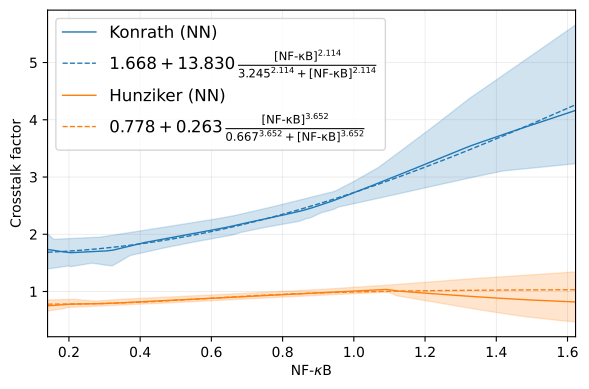

Reproduce this figure in Python.
from pathlib import Path
import numpy as np
import matplotlib.pyplot as plt
import pandas as pd

SCRIPT_DIR   = Path(__file__).resolve().parent
project_root = Path(__file__).resolve().parents[4]
code_root    = project_root / "code"
exp_root     = code_root / "experiments"

RUNS = {
    "hunziker": exp_root / "ude_hunziker2010_uncertainty_2026-01-20_181050",
    "konrath":  exp_root / "ude_konrath2020_uncertainty_2026-01-20_100950",
}

DATASET_LABELS  = {"hunziker": "Hunziker", "konrath": "Konrath"}
CROSSTALK_COLOR = {"hunziker": "C1", "konrath": "C0"}

# Hill regression best equations from hill_regression_multi_results.txt
HILL_FUNCS = {
    "hunziker": (
        r"$0.778 + 0.263\,\frac{[\mathrm{NF\text{-}\kappa B}]^{3.652}}{0.667^{3.652}+[\mathrm{NF\text{-}\kappa B}]^{3.652}}$",
        lambda x: 0.7779 + 0.2632 * (x**3.6521) / (0.6674**3.6521 + x**3.6521),
    ),
    "konrath": (
        r"$1.668 + 13.830\,\frac{[\mathrm{NF\text{-}\kappa B}]^{2.114}}{3.245^{2.114}+[\mathrm{NF\text{-}\kappa B}]^{2.114}}$",
        lambda x: 1.6676 + 13.8303 * (x**2.1140) / (3.2452**2.1140 + x**2.1140),
    ),
}

grid_keywords = {"ls": "-", "alpha": 0.1, "lw": 0.5, "c": "k"}


def load_crosstalk(exp_dir: Path, n_grid: int = 500):
    seed_dfs = []
    for csv in sorted(exp_dir.glob("run_seed_*/learned_crosstalk_factor_values.csv")):
        try:
            df = pd.read_csv(csv).sort_values("nfkb_flat")
            seed_dfs.append(df)
        except Exception:
            continue
    if not seed_dfs:
        return None, None
    x_min = min(d["nfkb_flat"].min() for d in seed_dfs)
    x_max = max(d["nfkb_flat"].max() for d in seed_dfs)
    x_grid = np.linspace(x_min, x_max, n_grid)
    ys = np.stack([
        np.interp(x_grid, d["nfkb_flat"].values, d["pred_synth_factor"].values)
        for d in seed_dfs
    ])
    return x_grid, ys


def plot_band(ax, x, data, color, ls, label, alpha=0.20):
    mean = data.mean(axis=0)
    lo   = np.percentile(data, 5,  axis=0)
    hi   = np.percentile(data, 95, axis=0)
    ax.plot(x, mean, color=color, ls=ls, lw=1, label=label)
    ax.fill_between(x, lo, hi, color=color, alpha=alpha)


fig, ax = plt.subplots(figsize=(6, 4))

for dataset in ["konrath", "hunziker"]:
    x_grid, ys = load_crosstalk(RUNS[dataset])
    if x_grid is None:
        continue
    color = CROSSTALK_COLOR[dataset]
    label = DATASET_LABELS[dataset]
    plot_band(ax, x_grid, ys, color=color, ls="-", label=f"{label} (NN)")
    hill_label, hill_fn = HILL_FUNCS[dataset]
    ax.plot(x_grid, hill_fn(x_grid), color=color, ls="--", lw=1, label=hill_label)

ax.autoscale(axis="x", tight=True)
ax.grid(True, **grid_keywords)
ax.legend(loc="upper left", ncol=1, fontsize=12)
ax.set_xlabel(r"NF-$\kappa$B")
ax.set_ylabel("Crosstalk factor")
#ax.set_title("d", loc="left", fontweight="bold", pad=2)

plt.tight_layout()
plt.savefig(SCRIPT_DIR / "crosstalk_hill_regression.pdf", dpi=300, bbox_inches="tight")
# plt.show()
